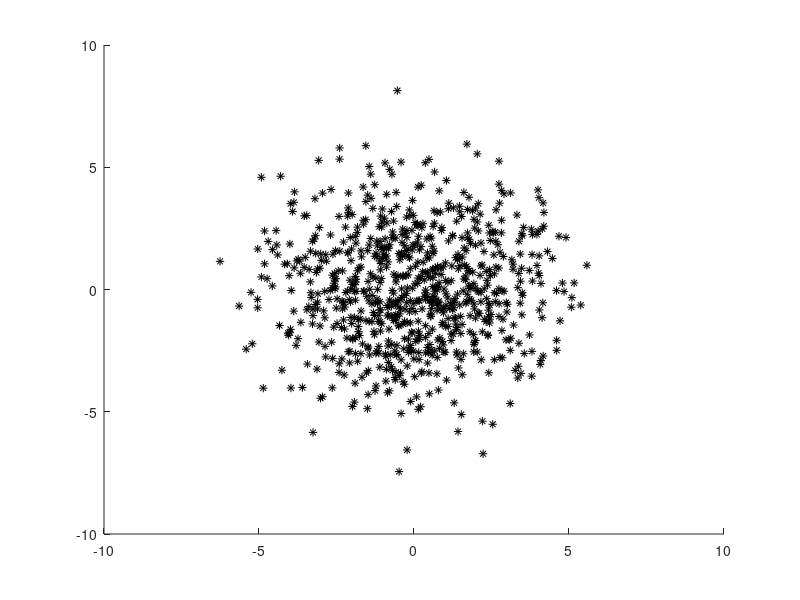
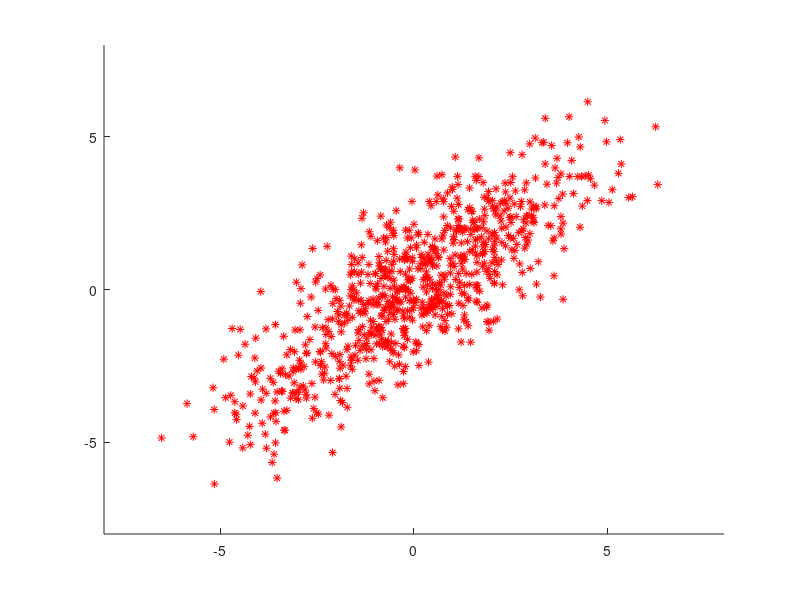

Reproduce these figures in MATLAB, in order.
%gaussiane bivariate, indipendenti e correlate

%indipendenti
figure(1),
for i=1:800
w=sqrt(5)*randn(2,1);
hold on, plot(w(1,1),w(2,1),'k*'),axis([-10 10 -10 10]),hold on,
end

%correlate con coeff di correlazione k e varianza desiderata per entrambe
%le componenti varx
k=0.8;
varx=5;
varp=varx*(1-k^2);
figure(2),
for i=1:800
w(1,1)=(sqrt(varx)*randn);
w(2,1)=k*w(1,1)+sqrt(varp)*randn;
hold on,plot(w(1,1),w(2,1),'r*'),axis([-8 8 -8 8]),hold on,
end